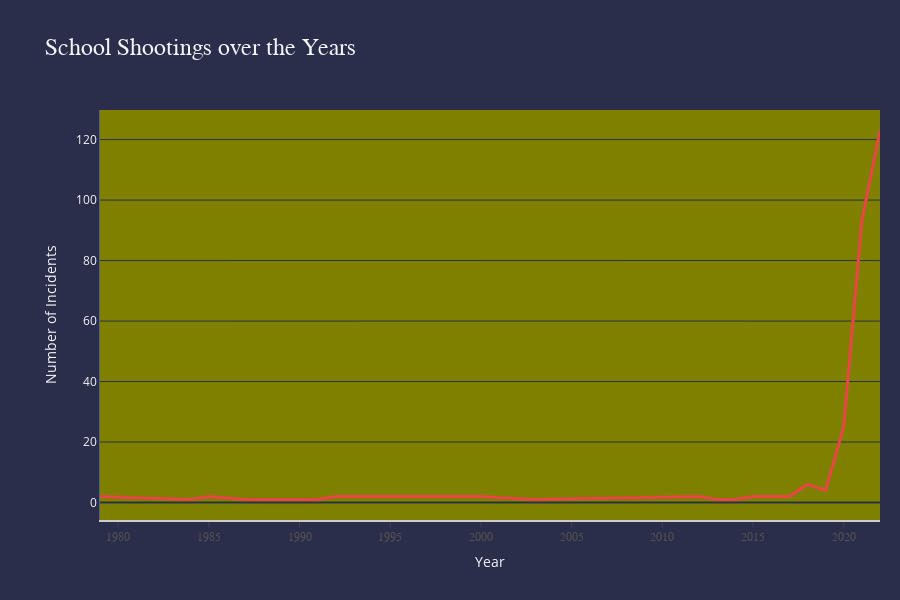

Notebook cell for this chart:
### Code cell
import pandas as pd
import plotly.graph_objects as go

# Assuming dfi is your DataFrame and it contains the 'incident_id' and 'date' columns.

# Convert 'date' column to datetime if it's not already in that format
dfi['date'] = pd.to_datetime(dfi['date'], errors='coerce')

# Extract the year from the 'date' column
dfi['year'] = dfi['date'].dt.year

# Group by the 'year' column to count incidents
incident_counts_by_year = dfi.groupby('year')['incident_id'].count().reset_index()

# Create the plot
fig = go.Figure()

fig.add_trace(go.Scatter(
    x=incident_counts_by_year['year'],
    y=incident_counts_by_year['incident_id'],
    line=dict(color='#E84545', width=3, dash='solid')
))

# Update the layout to add titles and axis labels
fig.update_layout(
    title='School Shootings over the Years',
    title_font={'size': 24, 'family': 'Proxima Nova'},
    template='plotly_dark',
    paper_bgcolor='#2B2E4A',
    plot_bgcolor='#808000',
    height=600,
    xaxis=dict(
        title='Year',
        showline=True,
        showgrid=False,
        showticklabels=True,
        linecolor='rgb(204, 204, 204)',
        linewidth=2,
        ticks='outside',
        tickfont=dict(
            family='Arial',
            size=12,
            color='rgb(82, 82, 82)',
        ),
    ),
    yaxis=dict(
        title='Number of Incidents',
        showgrid=True,
        zeroline=True,
        showline=True,
        showticklabels=True,
    ),
    autosize=True,
    margin=dict(
        autoexpand=True,
        l=100,
        r=20,
        t=110,
    ),
    showlegend=False
)

# Show the figure
fig.show()

### Figure 1 — Plotly figure (JSON) as saved in the notebook; plotly's stock layout.template omitted (floating-point values rounded to 4 significant figures)
{"data": [{"line": {"color": "#E84545", "dash": "solid", "width": 3}, "type": "scatter", "x": [1979, 1984, 1985, 1987, 1988, 1990, 1991, 1992, 1993, 2000, 2003, 2012, 2013, 2014, 2015, 2017, 2018, 2019, 2020, 2021, 2022], "y": [2, 1, 2, 1, 1, 1, 1, 2, 2, 2, 1, 2, 1, 1, 2, 2, 6, 4, 25, 93, 123]}], "layout": {"autosize": true, "height": 600, "margin": {"autoexpand": true, "l": 100, "r": 20, "t": 110}, "paper_bgcolor": "#2B2E4A", "plot_bgcolor": "#808000", "showlegend": false, "title": {"font": {"family": "Proxima Nova", "size": 24}, "text": "School Shootings over the Years"}, "xaxis": {"linecolor": "rgb(204, 204, 204)", "linewidth": 2, "showgrid": false, "showline": true, "showticklabels": true, "tickfont": {"color": "rgb(82, 82, 82)", "family": "Arial", "size": 12}, "ticks": "outside", "title": {"text": "Year"}}, "yaxis": {"showgrid": true, "showline": true, "showticklabels": true, "title": {"text": "Number of Incidents"}, "zeroline": true}}}
